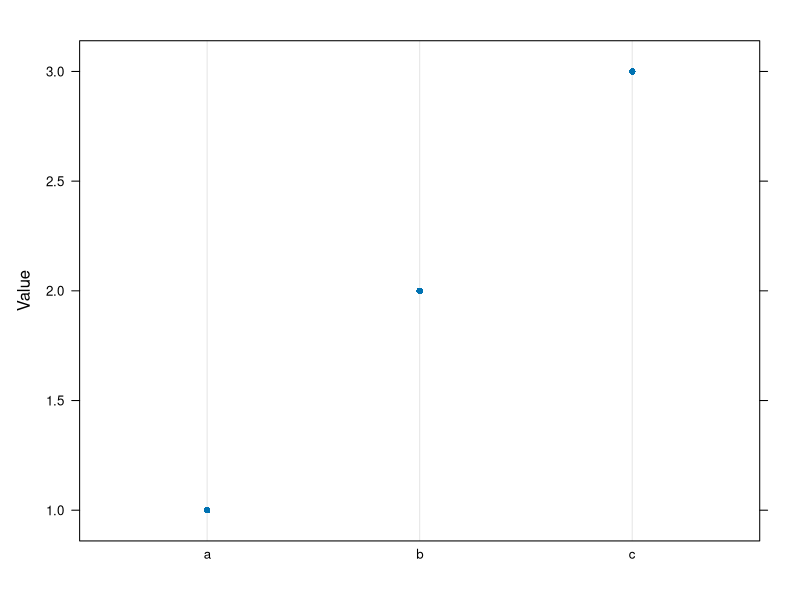
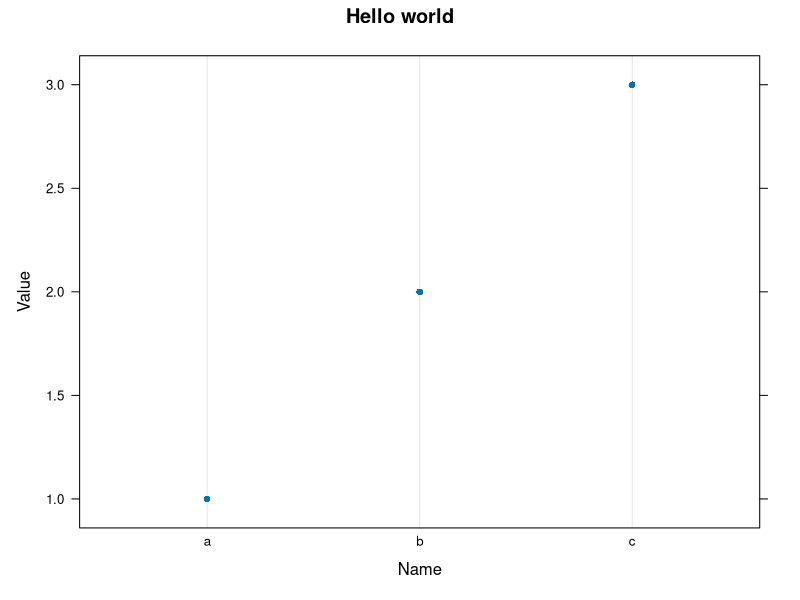
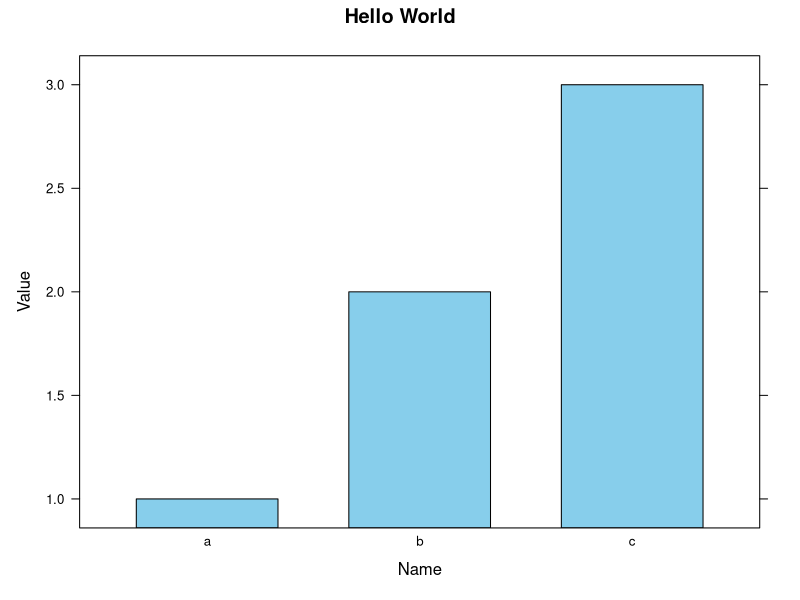

The R script that drew these images, in order:
## ---- chunk 1
library(lattice)
## ---- chunk 2
df <- data.frame(
  Name = c("a","b","c"),
  Value = c(1,2,3))
## ---- chunk 3
dotplot(
  x = Value ~ Name,
  data = df
)
## ---- chunk 4
dotplot(
  x = Value ~ Name,
  data = df,
  main="Hello world",
  xlab="Name",
  ylab="Value")
## ---- chunk 5
barchart(
  x = Value ~ Name,
  data = df,
  col = "skyblue",
  main="Hello World",
  xlab="Name",
  ylab="Value")
